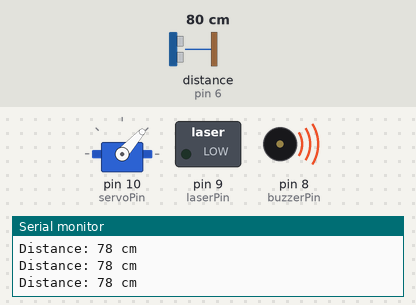
Recording of a sketch running on a simulated Arduino Uno, built with avr-gcc and run on an emulated ATmega328P. On the bench: servo, switched loads named in the sketch (green lamp = pin HIGH), buzzer (waves = sounding, pin HIGH), the last lines printed to the serial monitor. Wiring (inferred from the names in the program): ultrasonic range finder: trigger pin 7; echo pin 6. The test bench sets the inputs (shaded band); at power-on: distance to the obstacle (sensor on pin 6) 80 cm. The echo pulse lasts 58.3 µs per cm; pins used as bus, display or sensor lines are not drawn.

Above: at 1.2 s.
1.3 s: distance to the obstacle (sensor on pin 6) set to 2 cm
At 2.7 s:
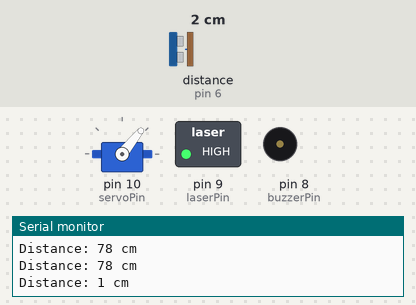
4.3 s: distance to the obstacle (sensor on pin 6) set to 19 cm
6.8 s: distance to the obstacle (sensor on pin 6) set to 24 cm
9.8 s: distance to the obstacle (sensor on pin 6) set to 4 cm
At 10.7 s:
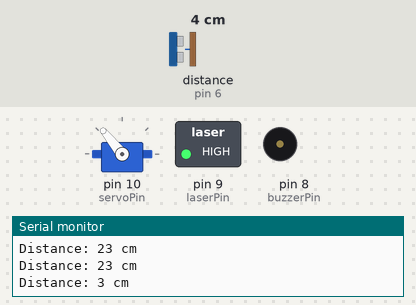
12.8 s: distance to the obstacle (sensor on pin 6) set to 35 cm
15.8 s: distance to the obstacle (sensor on pin 6) set to 250 cm
At 15.97 s:
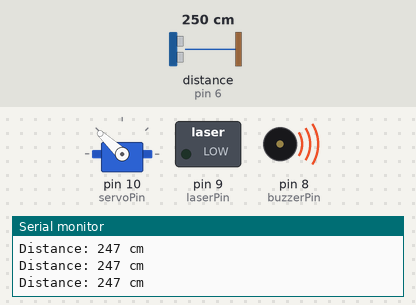
Timing chart, 0 to 19.8 s (numbered marks = the images above; inputs shaded):
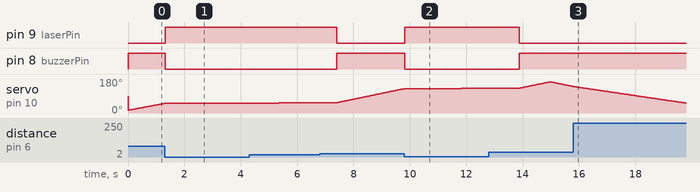

Measured:
- after the input at 1.3 s, pin 9 (laserPin): LOW → HIGH at once; pin 8 (buzzerPin): HIGH → LOW at once
- after the input at 6.8 s, pin 9 (laserPin): HIGH → LOW after 0.61 s; pin 8 (buzzerPin): LOW → HIGH after 0.61 s
- after the input at 9.8 s, pin 9 (laserPin): LOW → HIGH at once; pin 8 (buzzerPin): HIGH → LOW at once
- after the input at 12.8 s, pin 9 (laserPin): HIGH → LOW after 1.1 s; pin 8 (buzzerPin): LOW → HIGH after 1.1 s

The sketch:

radar_project_code.ino
```cpp
#include <Servo.h>

// Define the pin numbers for the laser, buzzer, ultrasonic sensor, and servo
int laserPin = 9;
int buzzerPin = 8;
int trigPin = 7;
int echoPin = 6;
int servoPin = 10;

// Define the threshold distance to detect objects (in centimeters)
 int thresholdDistance = 20; // Distance in cm

Servo myServo;  // Create a servo object

// Variables to keep track of the servo position and direction
int servoPosition = 15;
int servoDirection = 1; // 1 for increasing, -1 for decreasing

void setup() {
  // Initialize the laser and buzzer pins as outputs
  pinMode(laserPin, OUTPUT);
  pinMode(buzzerPin, OUTPUT);

  // Initialize the ultrasonic sensor pins
  pinMode(trigPin, OUTPUT);
  pinMode(echoPin, INPUT);

  // Attach the servo to the servo pin
  myServo.attach(servoPin);

  // Start with the laser and buzzer turned off
  digitalWrite(laserPin, LOW);
  digitalWrite(buzzerPin, LOW);

  // Initialize serial communication for debugging
  Serial.begin(9600);
}

void loop() {
  // Send a pulse to trigger the ultrasonic sensor
  digitalWrite(trigPin, LOW);
  delayMicroseconds(2);
  digitalWrite(trigPin, HIGH);
  delayMicroseconds(10);
  digitalWrite(trigPin, LOW);

  // Read the echo pin and calculate the distance
  long duration = pulseIn(echoPin, HIGH);
  int distance = duration * 0.034 / 2;

  // Print the distance to the serial monitor for debugging
  Serial.print("Distance: ");
  Serial.print(distance);
  Serial.println(" cm");

  // Check if the distance is less than or equal to the threshold distance
  if (distance > 0 && distance <= thresholdDistance) {
    // Turn the laser on and buzzer off
    digitalWrite(laserPin, HIGH);
    digitalWrite(buzzerPin, LOW);
    delay(2000);
  } else {
    // Turn the laser off and buzzer on
    digitalWrite(laserPin, LOW);
    digitalWrite(buzzerPin, HIGH);
  }

  // Update the servo position
  myServo.write(servoPosition);

  // Increment or decrement the servo position
  servoPosition += servoDirection;

  // Reverse direction if the servo reaches the end points
  if (servoPosition >= 165 || servoPosition <= 15) {
    servoDirection = -servoDirection;
  }

  // Wait before taking the next measurement
  delay(30);
}
```
